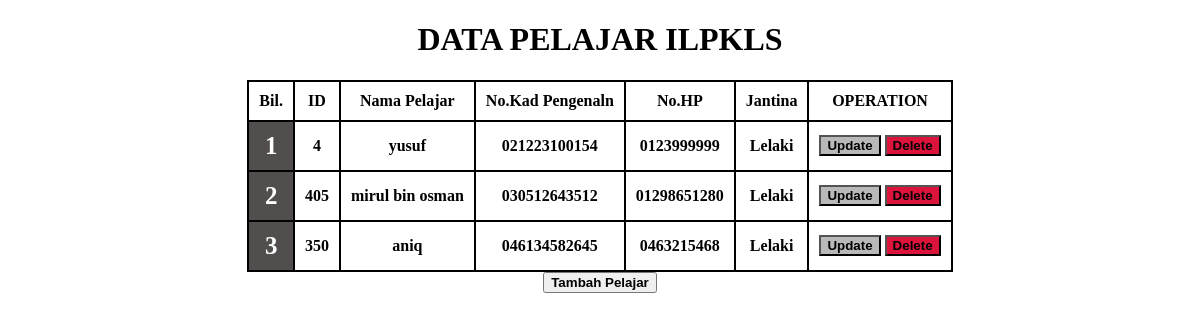
The page / on the database its author committed.
### tables this page shows
CREATE TABLE `pelajar` (
  `id` int(3) NOT NULL,
  `namapelajar` varchar(50) NOT NULL,
  `nokp` varchar(12) NOT NULL,
  `jantina` varchar(50) NOT NULL,
  `nohp` varchar(13) NOT NULL
);

### index.php (the view, shortened to what this page needs)
<?php
include_once "connection.php";
$result = mysqli_query($mysqli, "SELECT * FROM pelajar ORDER BY nokp ASC");
?>
<!DOCTYPE html>
<html lang="en">
<head>
    <link rel="stylesheet" href="style.css">
</head>
<body>
    <div>
        <h1>DATA PELAJAR ILPKLS</h1>
<center>
        <div class="container">
            <table>
                <tr>
                    <th>Bil.</th>
                    <th>ID</th>
                    <th>Nama Pelajar</th>
                    <th>No.Kad Pengenaln</th>
                    <th>No.HP</th>
                    <th>Jantina</th>
                    <th>OPERATION</th>
                </tr>
                <?php
                $bil = 1;
                    while ($r = mysqli_fetch_array($result)) {
                        ?>
                        <tr>
                            <td class="bilnum"><?php echo $bil; ?></td>
                            <td><?php echo $r['id']; ?></td>
                            <td><?php echo $r['namapelajar']; ?></td>
                            <td><?php echo $r['nokp']; ?></td>
                            <td><?php echo $r['nohp']; ?></td>
                            <td><?php echo $r['jantina']; ?></td>
                            <td>
                            <button class="update"><a href="kemaskini.php?nokp=<?php echo $r['nokp'] ?>">Update</a></button>
                            <button class="delete"><a href="padam.php?nokp=<?php echo $r['nokp'] ?>">Delete</a></button>
                            </td>
                        </tr>
                    <?php $bil = $bil + 1;
                    }
                    ?>
            </table>
            <button><a href="tambah.php">Tambah Pelajar</a></button>
        </div>
    </center>
</div>
</body>
</html>

### style.css (style rules this page uses)
body { background-color: white; }
table , th, td { font-weight: bold; border-collapse: collapse; border: 2px solid black; }
th, td { text-align: center; padding: 10px 10px 10px 10px; }
h1 { text-align: center; }
.update { background-color: rgb(185, 185, 185); }
.delete { background-color: crimson; }
a { color: black; font-weight: bold; text-decoration: none; }
.bilnum { background-color: rgb(82, 78, 78); color: white; font-size: 25px; }

### rows shown on the page
pelajar: id "4", namapelajar "yusuf", nokp "021223100154", nohp "0123999999", jantina "Lelaki"
pelajar: id "405", namapelajar "mirul bin osman", nokp "030512643512", nohp "01298651280", jantina "Lelaki"
pelajar: id "350", namapelajar "aniq", nokp "046134582645", nohp "0463215468", jantina "Lelaki"
